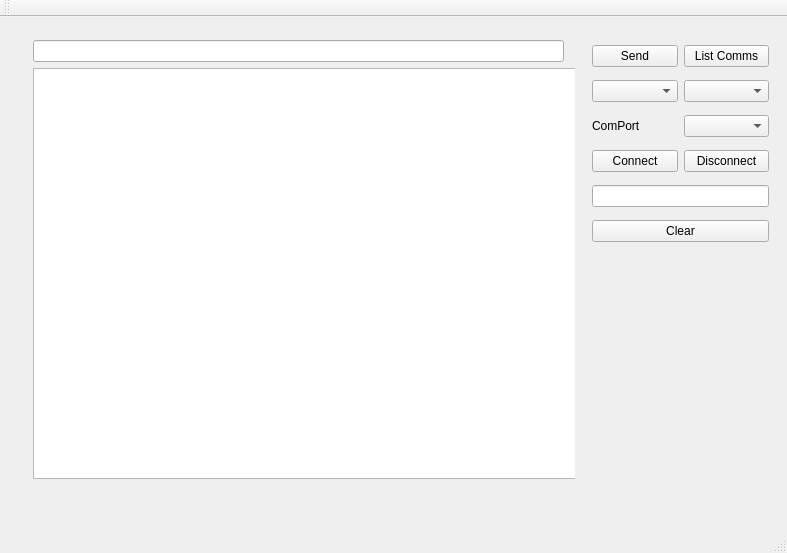
<?xml version="1.0" encoding="UTF-8"?>
<ui version="4.0">
 <class>SerialMonitor</class>
 <widget class="QMainWindow" name="SerialMonitor">
  <property name="geometry">
   <rect>
    <x>0</x>
    <y>0</y>
    <width>787</width>
    <height>553</height>
   </rect>
  </property>
  <property name="sizePolicy">
   <sizepolicy hsizetype="Fixed" vsizetype="Fixed">
    <horstretch>0</horstretch>
    <verstretch>0</verstretch>
   </sizepolicy>
  </property>
  <property name="minimumSize">
   <size>
    <width>787</width>
    <height>553</height>
   </size>
  </property>
  <property name="maximumSize">
   <size>
    <width>787</width>
    <height>553</height>
   </size>
  </property>
  <property name="windowTitle">
   <string>SerialMonitor</string>
  </property>
  <widget class="QWidget" name="centralWidget">
   <widget class="QWidget" name="layoutWidget">
    <property name="geometry">
     <rect>
      <x>22</x>
      <y>12</y>
      <width>553</width>
      <height>451</height>
     </rect>
    </property>
    <layout class="QVBoxLayout" name="verticalLayout_2">
     <item>
      <widget class="QLineEdit" name="serialSendMessage">
       <property name="dragEnabled">
        <bool>true</bool>
       </property>
       <property name="clearButtonEnabled">
        <bool>true</bool>
       </property>
      </widget>
     </item>
     <item>
      <widget class="QPlainTextEdit" name="receiveTexts">
       <property name="minimumSize">
        <size>
         <width>551</width>
         <height>411</height>
        </size>
       </property>
       <property name="readOnly">
        <bool>true</bool>
       </property>
      </widget>
     </item>
    </layout>
   </widget>
   <widget class="QWidget" name="layoutWidget">
    <property name="geometry">
     <rect>
      <x>581</x>
      <y>10</y>
      <width>199</width>
      <height>238</height>
     </rect>
    </property>
    <layout class="QVBoxLayout" name="verticalLayout">
     <item>
      <layout class="QHBoxLayout" name="horizontalLayout_4">
       <item>
        <widget class="QPushButton" name="sendButton">
         <property name="text">
          <string>Send</string>
         </property>
        </widget>
       </item>
       <item>
        <widget class="QPushButton" name="comListButton">
         <property name="text">
          <string>List Comms</string>
         </property>
        </widget>
       </item>
      </layout>
     </item>
     <item>
      <layout class="QHBoxLayout" name="horizontalLayout_3">
       <item>
        <widget class="QComboBox" name="boudRate"/>
       </item>
       <item>
        <widget class="QComboBox" name="lineTermination"/>
       </item>
      </layout>
     </item>
     <item>
      <layout class="QHBoxLayout" name="horizontalLayout_2">
       <item>
        <widget class="QLabel" name="labelCom">
         <property name="text">
          <string>ComPort</string>
         </property>
        </widget>
       </item>
       <item>
        <widget class="QComboBox" name="comPorts"/>
       </item>
      </layout>
     </item>
     <item>
      <layout class="QHBoxLayout" name="horizontalLayout">
       <item>
        <widget class="QPushButton" name="connectButton">
         <property name="text">
          <string>Connect</string>
         </property>
        </widget>
       </item>
       <item>
        <widget class="QPushButton" name="disconnectButton">
         <property name="text">
          <string>Disconnect</string>
         </property>
        </widget>
       </item>
      </layout>
     </item>
     <item>
      <widget class="QLineEdit" name="statusLine"/>
     </item>
     <item>
      <widget class="QPushButton" name="clearButton">
       <property name="text">
        <string>Clear</string>
       </property>
      </widget>
     </item>
    </layout>
   </widget>
  </widget>
  <widget class="QMenuBar" name="menuBar">
   <property name="geometry">
    <rect>
     <x>0</x>
     <y>0</y>
     <width>787</width>
     <height>30</height>
    </rect>
   </property>
  </widget>
  <widget class="QToolBar" name="mainToolBar">
   <attribute name="toolBarArea">
    <enum>TopToolBarArea</enum>
   </attribute>
   <attribute name="toolBarBreak">
    <bool>false</bool>
   </attribute>
  </widget>
  <widget class="QStatusBar" name="statusBar"/>
 </widget>
 <layoutdefault spacing="6" margin="11"/>
 <resources/>
 <connections/>
</ui>
